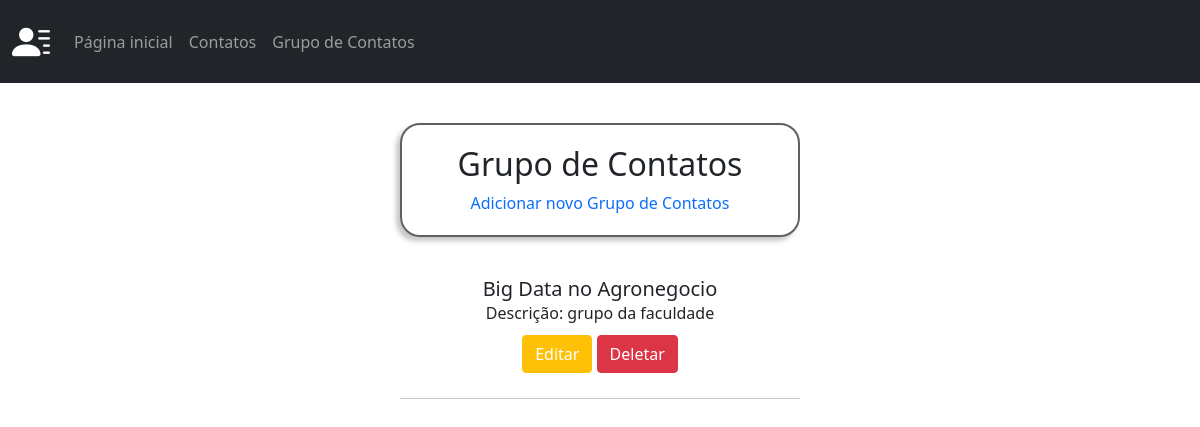
The page /contato/grupoContatos on the database as committed earlier.
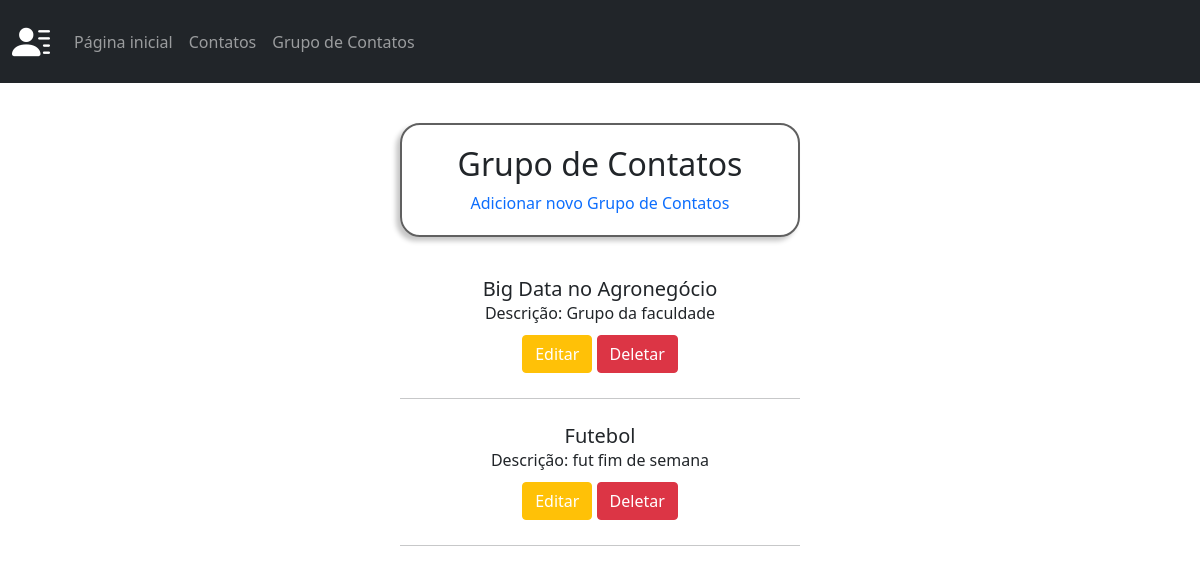
The same page on the database as committed later.
### contatos/models.py (models this page shows, shortened)
class GrupoContatos(models.Model):
    titulo = models.CharField(max_length=255, verbose_name="Título")
    descricao = models.CharField(max_length=255, verbose_name="Descrição")

### contatos/views.py (the view)
# urls.py: path('contato/grupoContatos', views.grupoContatos, name="grupoContatos"),
def grupoContatos(request):
    grupo_contatos = GrupoContatos.objects.all()
    context = {
        'gruposContatos':  grupo_contatos
    }
    return render(request, 'contatos/grupoContatos.html', context)

### contatos/templates/contatos/grupoContatos.html (shortened to what this page needs)
{% extends 'template.html' %}
{% block main %}
<div id="grupoContatos">
    <div id="divTituloGrupoContatos">
        <h2>Grupo de Contatos</h2>
        <a href="{% url 'grupoContatos_add' %}" id="adcNovoGrupo">Adicionar novo Grupo de Contatos</a>
    </div>
    {% for grupoContatos in gruposContatos %}
    <div id="containerGrupo">
        <h5>{{grupoContatos.titulo}}</h5>
        <p>Descrição: {{grupoContatos.descricao}}</p>
        <button type="button" class="btn btn-warning">
            <a id="edit" href="{% url 'grupoContatos_edit' grupoContatos.id %}">Editar</a>
        </button>
        <button type="button" class="btn btn-danger" data-bs-toggle="modal"
            data-bs-target="#modalExcluir{{ grupoContatos.id }}">
            <a>Deletar</a>
        </button>
        <hr>
    </div>
    {% endfor %}
</div>
{% endblock main %}

### contatos/templates/template.html (shortened to what this page needs)
<!DOCTYPE html>
{% load static %}
<html lang="pt-br">
<head>
    <link href="https://cdn.jsdelivr.net/npm/bootstrap@5.0.2/dist/css/bootstrap.min.css" rel="stylesheet"
>
    <link rel="stylesheet" href="https://cdn.jsdelivr.net/npm/bootstrap-icons@1.8.1/font/bootstrap-icons.css">
    <link rel="stylesheet" href="{% static 'contatos/css/styles.css' %}">
</head>
<body>
    <header>
        <nav class="navbar navbar-expand-lg navbar-dark bg-dark">
            <div class="container-fluid">
                <a class="navbar-brand">
                    <i class="bi bi-person-lines-fill" style="font-size: 1.9em;"></i>
                </a>
                <div class="collapse navbar-collapse" id="navbarNav">
                    <ul class="navbar-nav">
                        <li class="nav-item">
                            <a class="nav-link" href="{% url 'contato' %}">Página inicial</a>
                        </li>
                        <li class="nav-item">
                            <a class="nav-link" href="{% url 'contato_add' %}">Contatos</a>
                        </li>
                        <li class="nav-item">
                            <a class="nav-link" href="{% url 'grupoContatos' %}">Grupo de Contatos</a>
                        </li>
                    </ul>
                </div>
            </div>
        </nav>
    </header>
    <main>
        {% block main %}{% endblock main %}
    </main>
</body>
</html>

### contatos/static/contatos/css/styles.css (style rules this page uses)
button { margin: 0; padding: 0; border: none; }
#divTituloGrupoContatos { margin: 40px 0 40px 0; border: 2px solid rgb(96, 96, 96); border-radius: 20px; box-shadow: -4px 4px 5px rgb(198, 198, 198); }
hr { margin: 25px 0 25px 0; }
#grupoContatos { max-width: 400px; margin: 0 auto 0 auto; text-align: center; }
#grupoContatos h2 { margin-top: 20px; }
#containerGrupo p { margin: 0 0 10px; }
#containerGrupo h5 { margin: 0; }
#adcNovoGrupo { display: block; text-decoration: none; margin-bottom: 20px; }
button a { text-decoration: none; color: white; }

Rows that differ between the two databases and show on the page:
changed GrupoContatos: titulo "Big Data no Agronegocio" → "Big Data no Agronegócio"; descricao "grupo da faculdade" → "Grupo da faculdade"
added GrupoContatos: titulo "Futebol", descricao "fut fim de semana"
